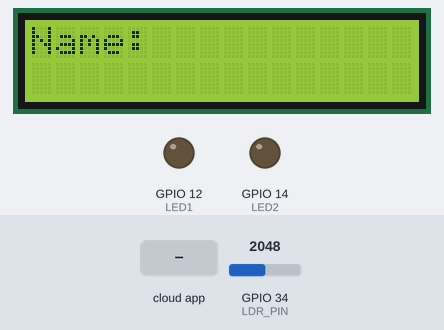
Recording of a sketch running on a simulated ESP32. Shown: 16×2 character LCD, output pins drawn as LEDs (lit = HIGH). The test bench sets the inputs (shaded band); at power-on: GPIO 34 (LDR_PIN) = 2048. WiFi joins after 1.5 s; servers stay silent unless stated; the audio player accepts every command and is not drawn; the Firebase database answers and starts empty; what the sketch prints to the serial monitor is not drawn.

Above: at 2.91 s.
3.5 s: the phone or cloud app sets analog to 1
At 4.45 s:
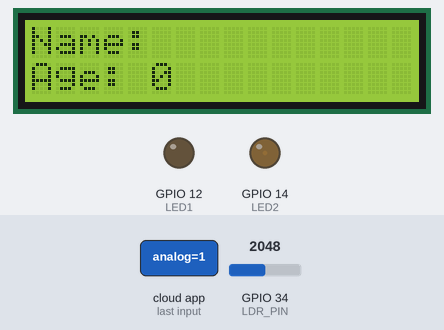
6.1 s: the phone or cloud app sets digital to 1
At 7.9 s:
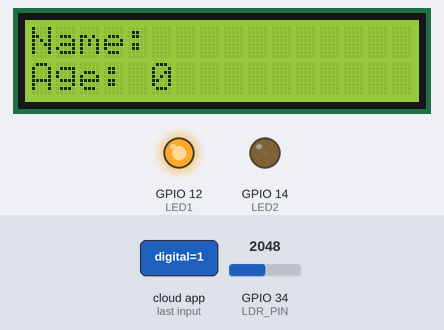
8.6 s: the phone or cloud app sets analog to 0
At 9.38 s:
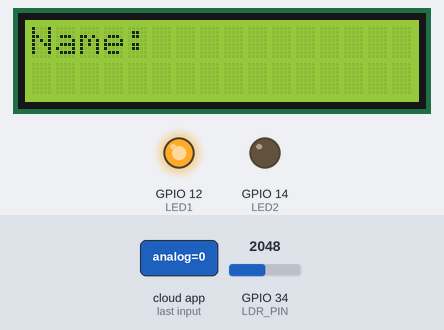
11.4 s: the phone or cloud app sets name to 0
At 13.0 s:
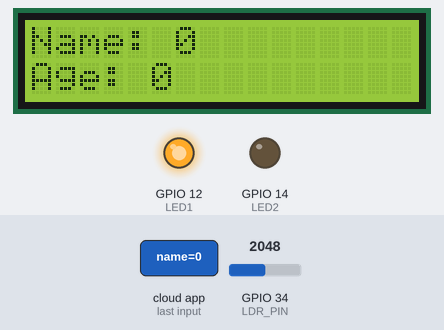
13.2 s: the phone or cloud app sets age to 1
At 13.7 s:
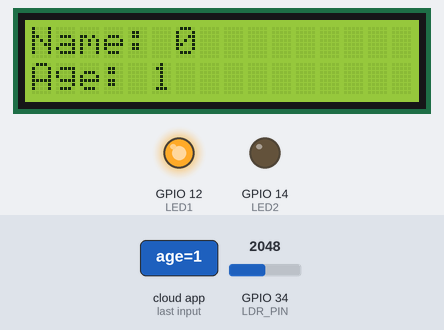
14.9 s: the phone or cloud app sets name to 1
At 15.55 s:
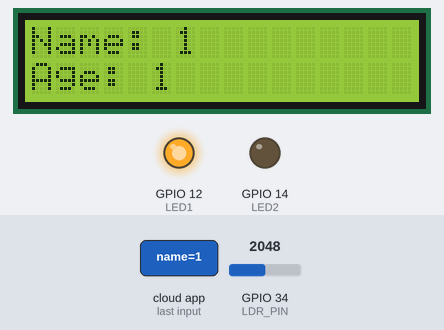
Timing chart, 0 to 17.6 s (numbered marks = the images above; inputs shaded):
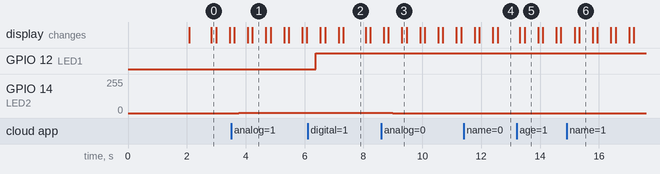

The sketch:

sketch_oct19a.ino
```cpp
#include <DFRobotDFPlayerMini.h>

#include <LiquidCrystal_I2C.h>
#include <Arduino.h>
#include <Wire.h>
#include <WiFi.h>
#include<Firebase_ESP_Client.h>

#include "addons/TokenHelper.h"
#include "addons/RTDBHelper.h"

#define WIFI_SSID "KPL_TECH"
#define WIFI_PASSWORD "999999999"
#define API_KEY "AIzaSyADY4l9sDZnqcR48svSYRanIiVyZ_IQJCk"
#define DATABASE_URL "https://esp32-project-d31cd-default-rtdb.asia-southeast1.firebasedatabase.app/"
#define PWMChannel 0
#define LDR_PIN 34
#define I2C_Device 0x27

const int freq = 5000;
const int resolution = 8;
const int LED1 = 12;         // chân điều khiển LED
const int LED2 = 14;
int buttonState = 0;        // lưu trạng thái của nút bấm

FirebaseData fbdo;
FirebaseData fbdo1;
FirebaseAuth auth;
FirebaseConfig config;

unsigned long sendDataPrevMillis=0;
bool signupOK = false;
int ldrData =0;
float voltage = 0.0;
int pwmValue = 0;
bool ledStatus = false;


LiquidCrystal_I2C lcd(0x27, 16, 2);
HardwareSerial mySoftwareSerial(1);
DFRobotDFPlayerMini myDFPlayer;
void setup() {

  mySoftwareSerial.begin(9600, SERIAL_8N1, 3, 1);
  Serial.begin(115200);
  WiFi.begin(WIFI_SSID,WIFI_PASSWORD);
  while (WiFi.status()!= WL_CONNECTED){
    Serial.print("."); delay(300);
  }
  Serial.println();
  Serial.print("Connected with IP: ");
  Serial.println(WiFi.localIP());
  Serial.println();

  config.api_key = API_KEY;
  config.database_url = DATABASE_URL;
  if (Firebase.signUp(&config, &auth,"","")){
    Serial.println("signUp OK");
    signupOK = true;
  }else{
    Serial.printf("%s\n", config.signer.signupError.message.c_str());
  }
  //check DFplayermini
  Serial.println(F("DFRobot DFPlayer Mini Demo"));
  Serial.println(F("Initializing DFPlayer ... (May take 3~5 seconds)"));

  if (!myDFPlayer.begin(mySoftwareSerial)) {  //Use softwareSerial to communicate with mp3.

    Serial.println(myDFPlayer.readType(),HEX);
    Serial.println(F("Unable to begin:"));
    Serial.println(F("1.Please recheck the connection!"));
    Serial.println(F("2.Please insert the SD card!"));
    while(true);
  }
  Serial.println(F("DFPlayer Mini online."));

  myDFPlayer.setTimeOut(500); //Set serial communictaion time out 500ms

  config.token_status_callback = tokenStatusCallback;
  Firebase.begin(&config,&auth );
  Firebase.reconnectWiFi (true);
  pinMode(LED1, OUTPUT);     // digital
  ledcSetup(PWMChannel, freq, resolution);
  ledcAttachPin(LED2, PWMChannel);

  lcd.init();  // Initialize the LCD
  lcd.backlight();  // Turn on the LCD backlight
  lcd.setCursor(0, 0);  // Set the cursor to the first column of the first row


}

void loop() {
  if(Firebase.ready() && signupOK && (millis() - sendDataPrevMillis > 5000 || sendDataPrevMillis == 0)){
    sendDataPrevMillis = millis();
    //-----------store sensor data to a RTDB
    voltage = (float)analogReadMilliVolts(LDR_PIN)/1000;
    if(Firebase.RTDB.setInt(&fbdo, "sensor/ldr_data",ldrData)){
      Serial.println();
      Serial.print(ldrData);
      Serial.print("-successfully saved to: "+fbdo.dataPath());
      Serial.println(" ("+fbdo.dataType() + ") ");
    }else{
      Serial.println("FAILED: " + fbdo.errorReason());
    }

  if(Firebase.RTDB.setFloat(&fbdo, "sensor/voltage",voltage)){
      Serial.println();
      Serial.print(voltage);
      Serial.print("-successfully saved to: "+fbdo.dataPath());
      Serial.println(" ("+fbdo.dataType() + ") ");
    }else{
      Serial.println("FAILED: " + fbdo.errorReason());
    }
  }
  fbdo.clear();

//------------------------------------------------------
if(Firebase.RTDB.getInt(&fbdo,"/LED/analog/")){
  if(fbdo.dataType()=="int"){
    pwmValue = fbdo.intData();
    Serial.println("Successful READ from" + fbdo.dataPath()+ ": "+ pwmValue+ " ("+fbdo.dataType()+") ");
    ledcWrite(PWMChannel, pwmValue);
  }
}else{
  Serial.println("FAILED: "+ fbdo.errorReason());
}

if(Firebase.RTDB.getBool(&fbdo,"/LED/digital/")){
  if(fbdo.dataType()=="boolean"){
    ledStatus = fbdo.boolData();
    Serial.println("Successful READ from" + fbdo.dataPath()+ ": "+ ledStatus+ " ("+fbdo.dataType()+") ");
    digitalWrite(LED1, ledStatus);
  }
}else{
  Serial.println("FAILED: "+ fbdo.errorReason());
}

fbdo.clear();
//-------------------------------------------------------

if(Firebase.RTDB.getString(&fbdo,"/users/-Ni8LyV12uM-mJa_zP50/name/")){
  if(fbdo.dataType()=="string"){

    Serial.println("Successful READ from" + fbdo.dataPath()+ ": "+ fbdo.stringData() + " ("+fbdo.dataType()+") ");
    lcd.clear();
    lcd.setCursor(0,0);
    lcd.print(String("Name: ")+fbdo.stringData());
  }
}else{
  Serial.println("FAILED: "+ fbdo.errorReason());
}
if(Firebase.RTDB.getInt(&fbdo,"/users/-Ni8LyV12uM-mJa_zP50/age/")){
  if(fbdo.dataType()=="int"){
    Serial.println("Successful READ from" + fbdo.dataPath()+ ": "+ fbdo.intData() + " ("+fbdo.dataType()+") ");
    lcd.setCursor(0,1);
    lcd.print(String("Age: ") + String(fbdo.intData()));
  }
}else{
  Serial.println("FAILED: "+ fbdo.errorReason());
}
fbdo.clear();
  // byte error, address;
  // int nDevices;
  // Serial.println("Scanning...");
  // nDevices = 0;
  // for(address = 1; address < 127; address++ ) {
  //   Wire.beginTransmission(address);
  //   error = Wire.endTransmission();
  //   if (error == 0) {
  //     Serial.print("I2C device found at address 0x");
  //     if (address<16) {
  //       Serial.print("0");
  //     }
  //     Serial.println(address,HEX);
  //     nDevices++;
  //   }
  //   else if (error==4) {
  //     Serial.print("Unknow error at address 0x");
  //     if (address<16) {
  //       Serial.print("0");
  //     }
  //     Serial.println(address,HEX);
  //   }
  // }
  // if (nDevices == 0) {
  //   Serial.println("No I2C devices found\n");
  // }
  // else {
  //   Serial.println("done\n");
  // }
  // delay(5000);

}
```

Measured:
- after the input at 3.5 s, GPIO 14 (LED2): 0/255 → 1/255 after 0.26 s
- after the input at 6.1 s, GPIO 12 (LED1): LOW → HIGH after 0.28 s
- after the input at 8.6 s, GPIO 14 (LED2): 1/255 → 0/255 after 0.40 s
- after the input at 11.4 s, the display: first changes after 0.38 s (image 4 shows a later state)
- after the input at 13.2 s, the display: first differs from a run without the input after 0.27 s (image 5)
- after the input at 14.9 s, the display: first changes after 0.27 s (image 6 shows a later state)
- what the display in image 1 shows lasts 0.5 s, from 4.2 s to 4.7 s
